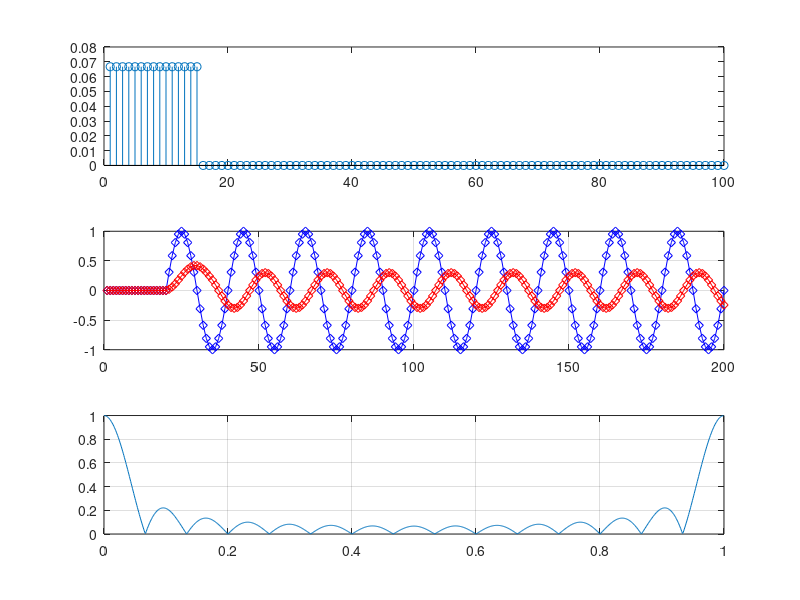
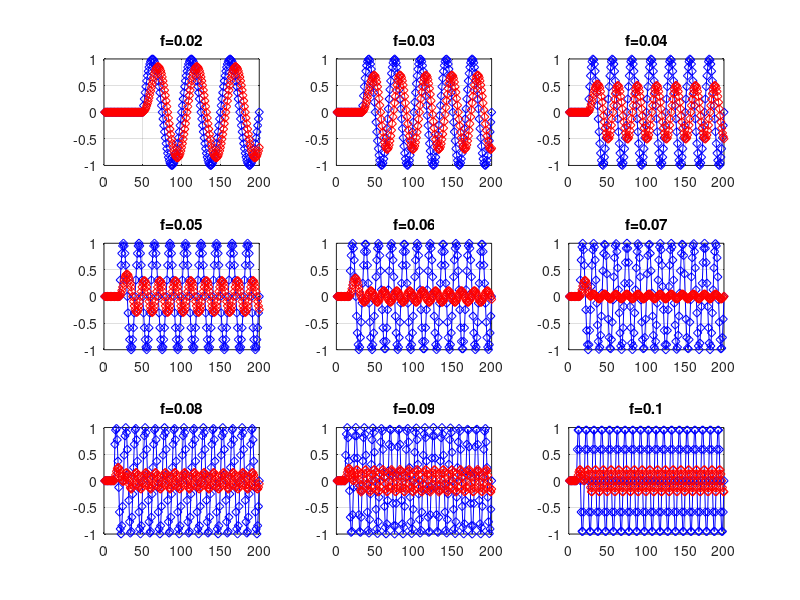

MATLAB code to generate these figures, in order:
clear
% 1) Generacja sygnału
Fs=1; % to bedzie potrzebne dopiero przy wizualizacji widma
f=0.05; % calkowita liczba okresow; nie mniej niz 3
N=200;
A=1;
t=[1:N]/Fs;
s=A*sin(2*pi*t*f);
s(1:round(1/f))=0;

% 2) Filtr
figure(1); clf;
DlugoscFiltra=15;
b1=ones(1,DlugoscFiltra)/DlugoscFiltra;
b2=zeros(1,100); b2(1:DlugoscFiltra)=b1; subplot(311); stem(b2); % na potrzeby rysunku, uzupelniamy zerami do 100

% 3) Filtracja sygnalu
y1 = filter(b1,1,s); % drugi argument to jedna liczba o wartsci 1, co odpowiada filtrowi typu FIR
y=y1(1:N);
%figure(2); clf; 
subplot(312)
plot(t,s,'bd-',t,y,'rd-'); grid on

%% 4) Charakterystyka czestotliwosciowa
f1=fft(b1,1000); f=[0:999]/1000; % na potrzeby rysowania charakterystyki, uzupelniamy zerami do 1000
subplot(313); plot(f,abs(f1)); grid on

% 5) Do zrobienia
% Uzywajac funkcji subplot i petli for, stworzyc rysunek z 9 subplotami. Na
% kazdym subplocie umiescic odpowiedz czasowa filtra (identycznie jak teraz
% na figure 2) dla roznych wartosci czestotliwosci sygnalu
% f: od 0.02 z krokiem 0.01 do 0.1 (lacznie 9 wartosci). Rysunek z
% subplotami umiescic w sprawozdaniu i skomentowac efekt znieksztalcenia
% pierwszego okresu sygnalu na wyjsciu filtra: dlaczego znieksztalcenie
% wyglada na wieksze dla wyzszych czestotliwosci sygnalu?
figure(2)
for i=1:1:9
    f=0.01*(i+1);
    s=A*sin(2*pi*t*f);
    s(1:round(1/f))=0;
    y1 = filter(b1,1,s); % drugi argument to jedna liczba o wartsci 1, co odpowiada filtrowi typu FIR
    y=y1(1:N);
    subplot(3, 3, i)
    plot(t,s,'bd-',t,y,'rd-'); grid on;
    title(['f=',num2str(f)]);

end




